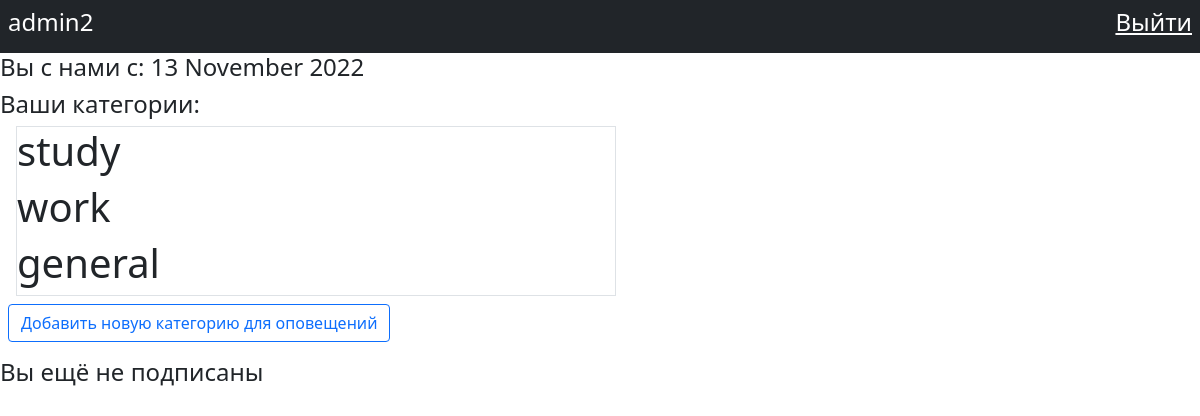
The page /auth/profile/ (signed in) on the database its author committed.
### authentication/models.py (models this page shows, shortened)
class MyUser(AbstractUser):
    class SendingChoices(models.Choices):
        EMAIL = _('email')
        TELEGRAM = _('telegram')
    notification_type = models.ManyToManyField(NotificationType)
    is_subscribed = models.BooleanField(default=False)
    choose_sending = models.CharField(max_length=35, choices=SendingChoices.choices, default='email')

### notifications/models.py (models this page shows)
class NotificationType(models.Model):
    user = models.ForeignKey('authentication.MyUser', null=True, on_delete=models.SET_NULL)
    name_type = models.CharField(max_length=45)
    color = models.CharField(max_length=15)
    def __str__(self):
        return self.name_type

### authentication/views.py (the view)
# urls.py: path('profile/', UserProfileView.as_view(), name="profile"),
class UserProfileView(LoginRequiredMixin, DetailView):
    login_url = reverse_lazy('login')
    model = MyUser
    template_name = 'auth/profile.html'
    context_object_name = 'user'
    def get_object(self):
        return self.model.objects.get(pk=self.request.user.pk)
    def get_context_data(self, **kwargs):
        context = super().get_context_data(**kwargs)
        context['user_notification_types'] = NotificationType.objects.filter(Q(user=self.request.user) | Q(user=None))
        return context

### templates/auth/profile.html (shortened to what this page needs)
{% extends 'base.html' %}
{% block content %}
    <section>
        <nav class="bg-dark h-25 d-flex justify-content-between align-items-center">
            {% if user.is_authenticated %}
                <h5 class="text-white fs-4 p-2">{{ user }}</h5>
                <h5><a class="text-white fs-4 p-2" href="/auth/logout/">Выйти</a></h5>
            {% endif %}
        </nav>
        <div>
            <h4>Вы с нами c: {{ user.date_joined|date:"d F Y" }}</h4>
            <h4>Ваши категории:</h4>
            <div class="ms-3 border w-50">
                {% for user_notif_type in user_notification_types %}
                    <h1>{{ user_notif_type }}</h1>
                {% endfor %}
            </div>
            <a class="btn btn-outline-primary m-2" href="/notifications/add_notification_type/">Добавить новую категорию для оповещений</a>
            <div class="mt-2">
                {% if user.is_subscribed == False %}
                    <h4>Вы ещё не подписаны</h4>
                {% else %}
                    <h4>Вы подписаны ^-^</h4>
                {% endif %}
            </div>
        </div>
    </section>
{% endblock %}

### rows shown on the page
MyUser: username "admin2", date_joined "13 November 2022"
NotificationType: name_type "study"
NotificationType: name_type "work"
NotificationType: name_type "general"
